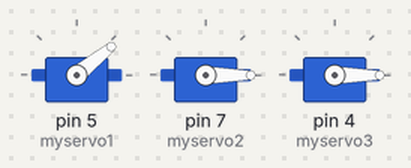
This sketch was run on a simulated Arduino Uno, built with avr-gcc and run on an emulated ATmega328P. On the bench: 3 × servo.

Above: at 0.4 s.
At 1.5 s:
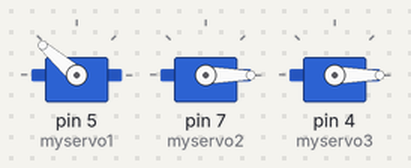
At 3.1 s:
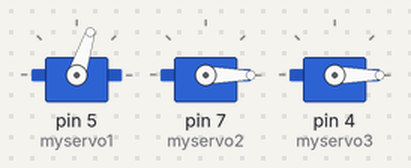
At 4.9 s:
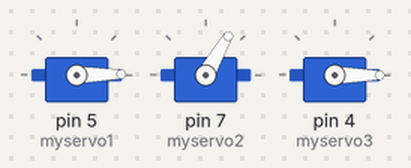
At 5.4 s:
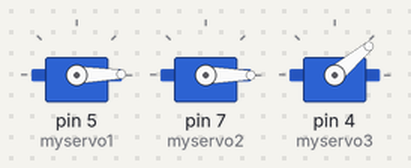
At 6.4 s:
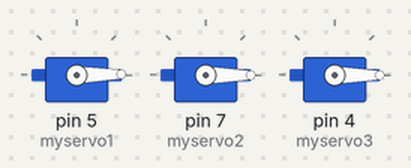
Timing chart, 0 to 7.9 s (numbered marks = the images above):
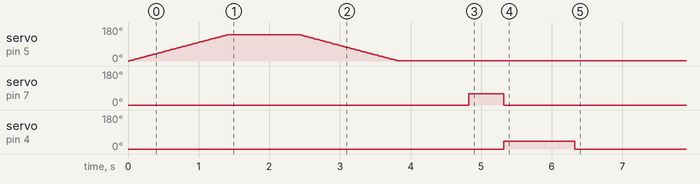

Measured:
- by itself, servo on pin 4 (myservo3): 0° → 40° at 5.3 s, → 0° 1.0 s later

The sketch:

servorobotnew.ino
```cpp
#include <Servo.h>

Servo myservo1;
Servo myservo2;
Servo myservo3;

int pos1 = 0;
int pos2 = 0;
int pos3 = 0;

void setup(){
  myservo1.attach(5);
  myservo2.attach(7);
  myservo3.attach(4);
  motors();
}

void motors(){
  myservo1.write(pos1);
  myservo2.write(pos2);
  myservo3.write(pos3);

  for(pos1 = 0; pos1 < 140; pos1 += 1){
    myservo1.write(pos1);
    delay(10);
  }
  delay(1000);
  for(pos1 = 140; pos1 > 0; pos1 -= 1){
    myservo1.write(pos1);
    delay(10);
  }
  delay(1000);

  myservo2.write(60);
  delay(500);
  myservo2.write(0);

  myservo3.write(40);
  delay(1000);
  myservo3.write(0);
  }
void loop() {
  // put your main code here, to run repeatedly:
}
```
